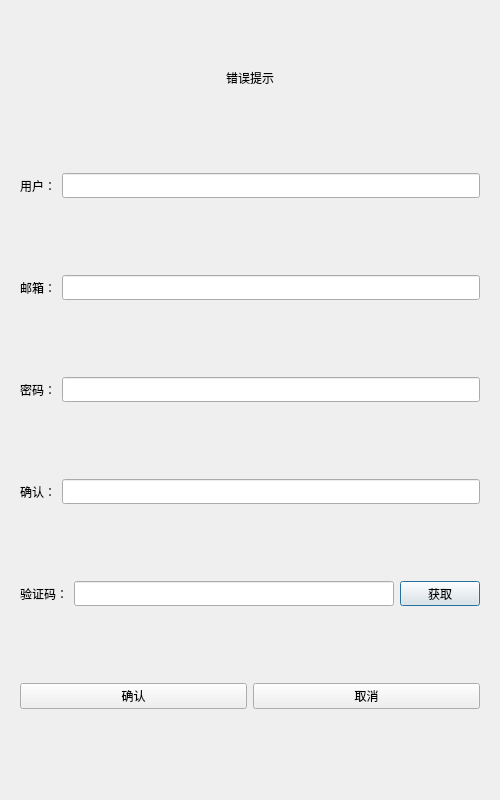
<?xml version="1.0" encoding="UTF-8"?>
<ui version="4.0">
 <class>RegisterDialog</class>
 <widget class="QDialog" name="RegisterDialog">
  <property name="geometry">
   <rect>
    <x>0</x>
    <y>0</y>
    <width>500</width>
    <height>800</height>
   </rect>
  </property>
  <property name="minimumSize">
   <size>
    <width>300</width>
    <height>500</height>
   </size>
  </property>
  <property name="windowTitle">
   <string>RegisterDialog</string>
  </property>
  <layout class="QVBoxLayout" name="verticalLayout_2">
   <item>
    <layout class="QVBoxLayout" name="verticalLayout">
     <item>
      <widget class="QStackedWidget" name="stackedWidget">
       <widget class="QWidget" name="page">
        <layout class="QVBoxLayout" name="verticalLayout_3">
         <item>
          <widget class="QWidget" name="widget" native="true">
           <layout class="QVBoxLayout" name="verticalLayout_4">
            <item>
             <spacer name="verticalSpacer_8">
              <property name="orientation">
               <enum>Qt::Vertical</enum>
              </property>
              <property name="sizeHint" stdset="0">
               <size>
                <width>20</width>
                <height>40</height>
               </size>
              </property>
             </spacer>
            </item>
            <item>
             <widget class="QLabel" name="err_tip">
              <property name="text">
               <string>错误提示</string>
              </property>
              <property name="alignment">
               <set>Qt::AlignCenter</set>
              </property>
             </widget>
            </item>
           </layout>
          </widget>
         </item>
         <item>
          <spacer name="verticalSpacer">
           <property name="orientation">
            <enum>Qt::Vertical</enum>
           </property>
           <property name="sizeHint" stdset="0">
            <size>
             <width>20</width>
             <height>40</height>
            </size>
           </property>
          </spacer>
         </item>
         <item>
          <layout class="QHBoxLayout" name="horizontalLayout">
           <item>
            <widget class="QLabel" name="user_label">
             <property name="minimumSize">
              <size>
               <width>0</width>
               <height>25</height>
              </size>
             </property>
             <property name="maximumSize">
              <size>
               <width>16777215</width>
               <height>25</height>
              </size>
             </property>
             <property name="text">
              <string>用户：</string>
             </property>
            </widget>
           </item>
           <item>
            <widget class="QLineEdit" name="user_edit">
             <property name="minimumSize">
              <size>
               <width>0</width>
               <height>25</height>
              </size>
             </property>
             <property name="maximumSize">
              <size>
               <width>16777215</width>
               <height>25</height>
              </size>
             </property>
            </widget>
           </item>
          </layout>
         </item>
         <item>
          <spacer name="verticalSpacer_6">
           <property name="orientation">
            <enum>Qt::Vertical</enum>
           </property>
           <property name="sizeHint" stdset="0">
            <size>
             <width>20</width>
             <height>40</height>
            </size>
           </property>
          </spacer>
         </item>
         <item>
          <layout class="QHBoxLayout" name="horizontalLayout_2">
           <item>
            <widget class="QLabel" name="email_label">
             <property name="minimumSize">
              <size>
               <width>0</width>
               <height>25</height>
              </size>
             </property>
             <property name="maximumSize">
              <size>
               <width>16777215</width>
               <height>25</height>
              </size>
             </property>
             <property name="text">
              <string>邮箱：</string>
             </property>
            </widget>
           </item>
           <item>
            <widget class="QLineEdit" name="email_edit">
             <property name="minimumSize">
              <size>
               <width>0</width>
               <height>25</height>
              </size>
             </property>
             <property name="maximumSize">
              <size>
               <width>16777215</width>
               <height>25</height>
              </size>
             </property>
            </widget>
           </item>
          </layout>
         </item>
         <item>
          <spacer name="verticalSpacer_5">
           <property name="orientation">
            <enum>Qt::Vertical</enum>
           </property>
           <property name="sizeHint" stdset="0">
            <size>
             <width>20</width>
             <height>40</height>
            </size>
           </property>
          </spacer>
         </item>
         <item>
          <layout class="QHBoxLayout" name="horizontalLayout_3">
           <item>
            <widget class="QLabel" name="pass_label">
             <property name="minimumSize">
              <size>
               <width>0</width>
               <height>25</height>
              </size>
             </property>
             <property name="maximumSize">
              <size>
               <width>16777215</width>
               <height>25</height>
              </size>
             </property>
             <property name="text">
              <string>密码：</string>
             </property>
            </widget>
           </item>
           <item>
            <widget class="QLineEdit" name="pass_edit">
             <property name="minimumSize">
              <size>
               <width>0</width>
               <height>25</height>
              </size>
             </property>
             <property name="maximumSize">
              <size>
               <width>16777215</width>
               <height>25</height>
              </size>
             </property>
            </widget>
           </item>
          </layout>
         </item>
         <item>
          <spacer name="verticalSpacer_7">
           <property name="orientation">
            <enum>Qt::Vertical</enum>
           </property>
           <property name="sizeHint" stdset="0">
            <size>
             <width>20</width>
             <height>40</height>
            </size>
           </property>
          </spacer>
         </item>
         <item>
          <layout class="QHBoxLayout" name="horizontalLayout_4">
           <item>
            <widget class="QLabel" name="confirm_label">
             <property name="minimumSize">
              <size>
               <width>0</width>
               <height>25</height>
              </size>
             </property>
             <property name="maximumSize">
              <size>
               <width>16777215</width>
               <height>25</height>
              </size>
             </property>
             <property name="text">
              <string>确认：</string>
             </property>
            </widget>
           </item>
           <item>
            <widget class="QLineEdit" name="confirm_edit">
             <property name="minimumSize">
              <size>
               <width>0</width>
               <height>25</height>
              </size>
             </property>
             <property name="maximumSize">
              <size>
               <width>16777215</width>
               <height>25</height>
              </size>
             </property>
            </widget>
           </item>
          </layout>
         </item>
         <item>
          <spacer name="verticalSpacer_4">
           <property name="orientation">
            <enum>Qt::Vertical</enum>
           </property>
           <property name="sizeHint" stdset="0">
            <size>
             <width>20</width>
             <height>40</height>
            </size>
           </property>
          </spacer>
         </item>
         <item>
          <layout class="QHBoxLayout" name="horizontalLayout_5">
           <item>
            <widget class="QLabel" name="varify_label">
             <property name="minimumSize">
              <size>
               <width>0</width>
               <height>25</height>
              </size>
             </property>
             <property name="maximumSize">
              <size>
               <width>16777215</width>
               <height>25</height>
              </size>
             </property>
             <property name="text">
              <string>验证码：</string>
             </property>
            </widget>
           </item>
           <item>
            <widget class="QLineEdit" name="verify_edit">
             <property name="minimumSize">
              <size>
               <width>0</width>
               <height>25</height>
              </size>
             </property>
             <property name="maximumSize">
              <size>
               <width>16777215</width>
               <height>25</height>
              </size>
             </property>
            </widget>
           </item>
           <item>
            <widget class="QPushButton" name="get_code">
             <property name="minimumSize">
              <size>
               <width>0</width>
               <height>25</height>
              </size>
             </property>
             <property name="maximumSize">
              <size>
               <width>16777215</width>
               <height>25</height>
              </size>
             </property>
             <property name="text">
              <string>获取</string>
             </property>
            </widget>
           </item>
          </layout>
         </item>
         <item>
          <spacer name="verticalSpacer_2">
           <property name="orientation">
            <enum>Qt::Vertical</enum>
           </property>
           <property name="sizeHint" stdset="0">
            <size>
             <width>20</width>
             <height>40</height>
            </size>
           </property>
          </spacer>
         </item>
         <item>
          <layout class="QHBoxLayout" name="horizontalLayout_6">
           <item>
            <widget class="QPushButton" name="confirm_btn">
             <property name="text">
              <string>确认</string>
             </property>
            </widget>
           </item>
           <item>
            <widget class="QPushButton" name="cancel_btn">
             <property name="text">
              <string>取消</string>
             </property>
            </widget>
           </item>
          </layout>
         </item>
         <item>
          <spacer name="verticalSpacer_3">
           <property name="orientation">
            <enum>Qt::Vertical</enum>
           </property>
           <property name="sizeHint" stdset="0">
            <size>
             <width>20</width>
             <height>40</height>
            </size>
           </property>
          </spacer>
         </item>
        </layout>
       </widget>
       <widget class="QWidget" name="page_2"/>
      </widget>
     </item>
    </layout>
   </item>
  </layout>
 </widget>
 <resources/>
 <connections/>
</ui>
